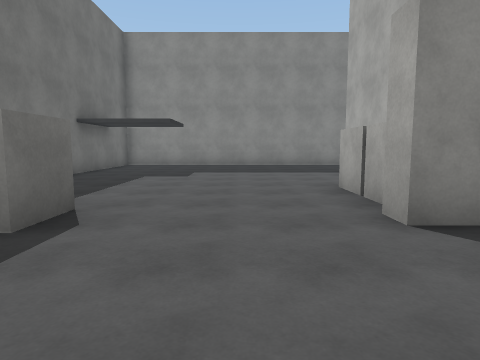
view 1 (above)

17 first-person views from a walk through a scene from a Unity 3-D project. The camera is 1.4 m above the floor, tilts 6° down and sees 75° across. The floor is counted in squares, 2 m on a side. Each view is taken from the middle of a square. On the plan, view 1 faces up. The plan holds only what a view shows up to about 10 squares ahead; the rest is blank. The place goes on beyond the plan. The player is left out. Surface patterns are stand-ins for the level's own textures.

view 2
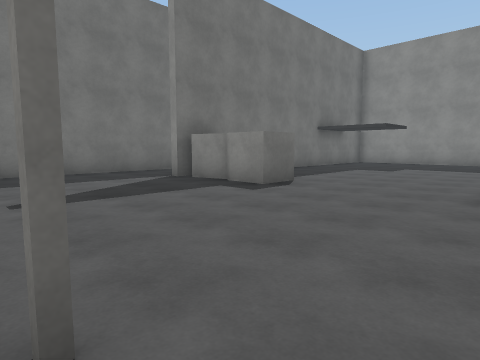

view 3
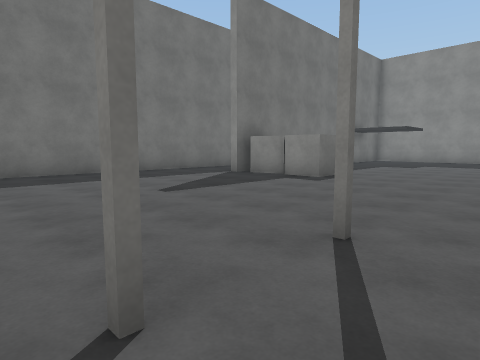

view 4
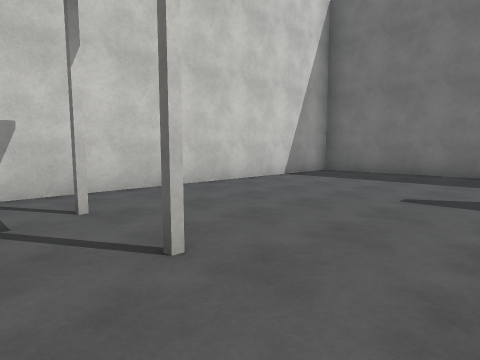

view 5
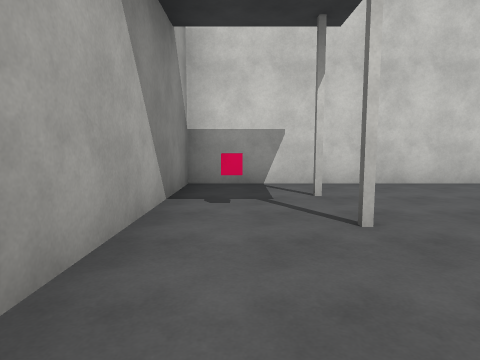

view 6
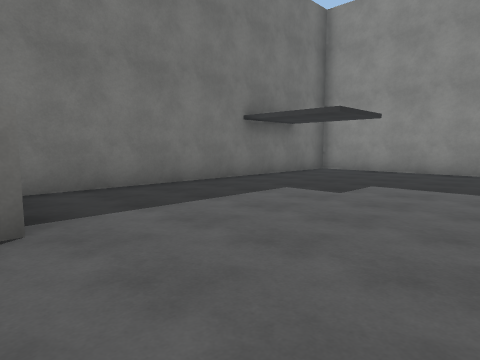

view 7
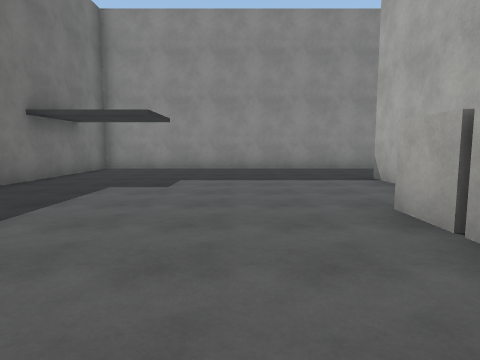

view 8
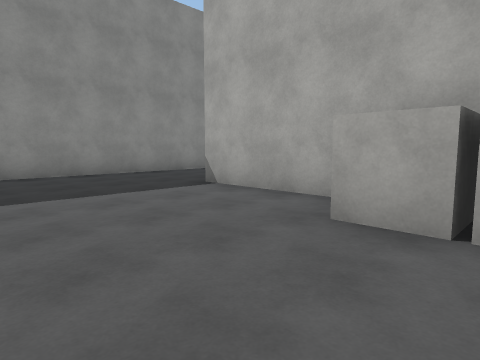

view 9
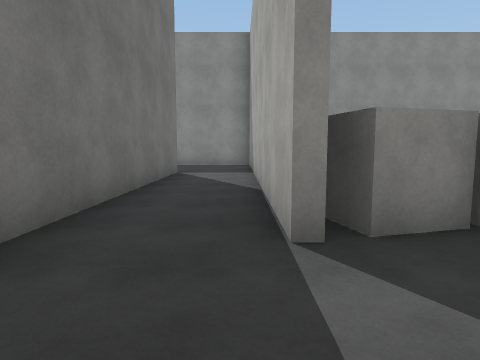

view 10
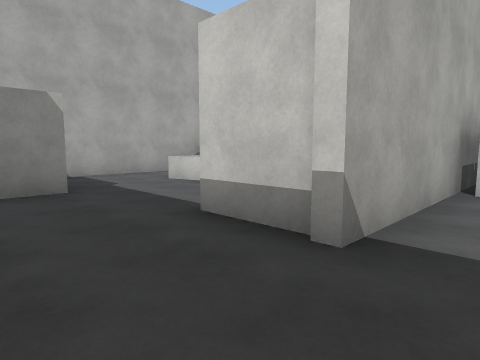

view 11
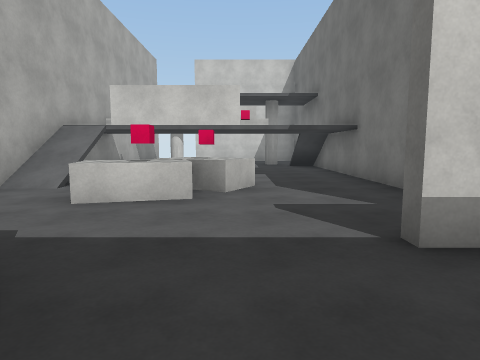

view 12
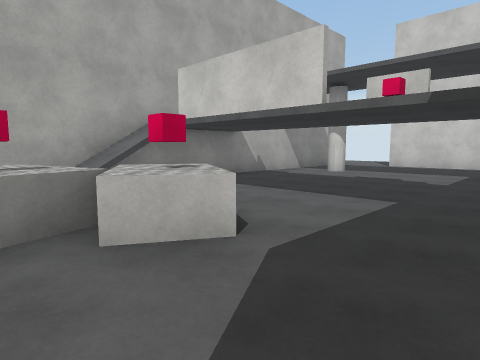

view 13
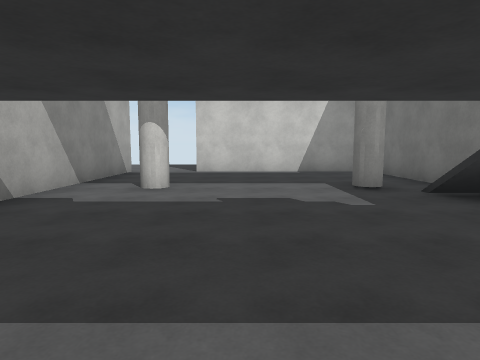

view 14
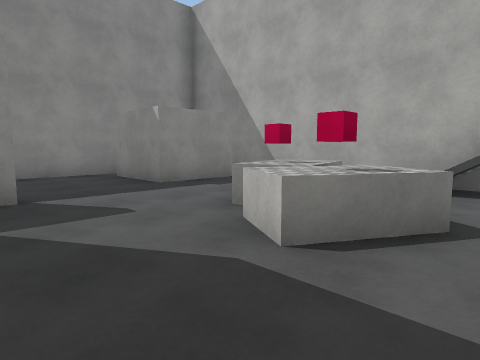

view 15
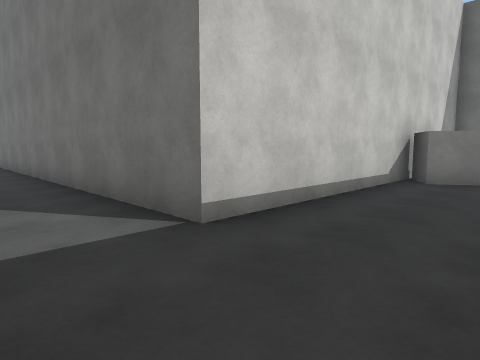

view 16
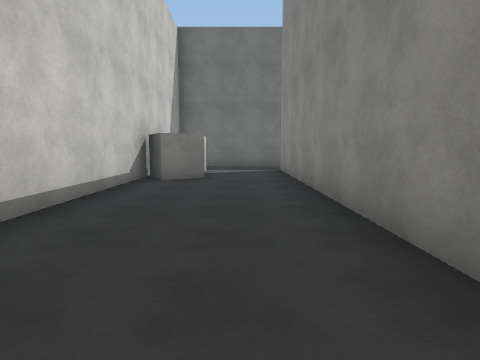

view 17
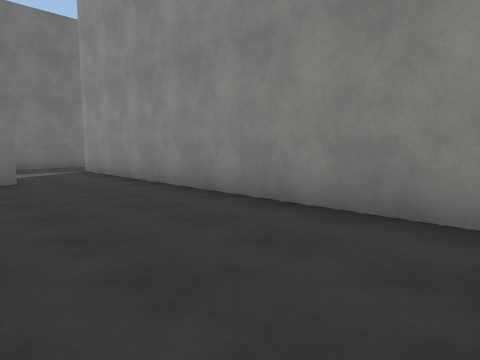

### Floor plan
Ten units are one square. View 1 is at (0, 0); x grows to the right and y downward. Boxes are objects, and circles mark ways between rooms. Rooms are numbered by the first view taken in them; rooms with no view inside come last. Other rooms are left out.
<svg viewBox="-121 -128 227 183">
<path fill="none" stroke="#000" d="M-46 -34 -46 -98M23 -27 15 -27 15 -33M30 -36 30 -90M-44 -120 -44 -39M-54 -123 -116 -123M24 -123 -40 -123M-114 -88 -67 -88 -67 50 30 50 30 1M32 -59 32 -9M32 9 32 42M33 -88 48 -88M93 -95 72 -95 72 -115M36 50 83 50M101 50 101 -105M76 -123 24 -123M57 -52 62 -62 69 -58 67 -66M84 -62 69 -58M74 -70 81 -72"/>
<rect x="-45" y="-35" width="10" height="10" fill="#bbb"><title>other object</title></rect>
<rect x="-35" y="-35" width="20" height="10" fill="#bbb"><title>other object</title></rect>
<rect x="15" y="25" width="10" height="10" fill="#bbb"><title>other object</title></rect>
<rect x="15" y="-45" width="10" height="10" fill="#bbb"><title>other object</title></rect>
<rect x="15" y="-55" width="10" height="10" fill="#bbb"><title>other object</title></rect>
<rect x="65" y="-55" width="10" height="10" fill="#bbb"><title>other object</title></rect>
<rect x="65" y="-75" width="10" height="10" fill="#bbb"><title>other object</title></rect>
<circle cx="35" cy="-105" r="3" fill="#2a7"/>
<text x="-20" y="-40">1</text>
<text x="60" y="-30">2</text>
</svg>
Room 1 opens to room 2.

Where each view was taken, in squares from view 1:
view 1: 0 up, 0 right, facing up
view 2: 2 down, 2 right, facing up-left
view 3: 4 down, 2 right, facing up-left
view 4: 0 up, 2 right, facing down-left
view 5: 1 up, 2 right, facing down
view 6: 3 up, 1 right, facing up-left
view 7: 2 up, 0 right, facing up
view 8: 4 up, 1 left, facing up-right
view 9: 0 up, 5 left, facing up
view 10: 11 up, 2 right, facing down-right
view 11: 11 up, 6 right, facing down
view 12: 7 up, 4 right, facing down-right
view 13: 4 up, 7 right, facing down
view 14: 4 up, 4 right, facing up-right
view 15: 11 up, 5 left, facing down-left
view 16: 11 up, 5 left, facing left
view 17: 9 up, 5 left, facing up-left
